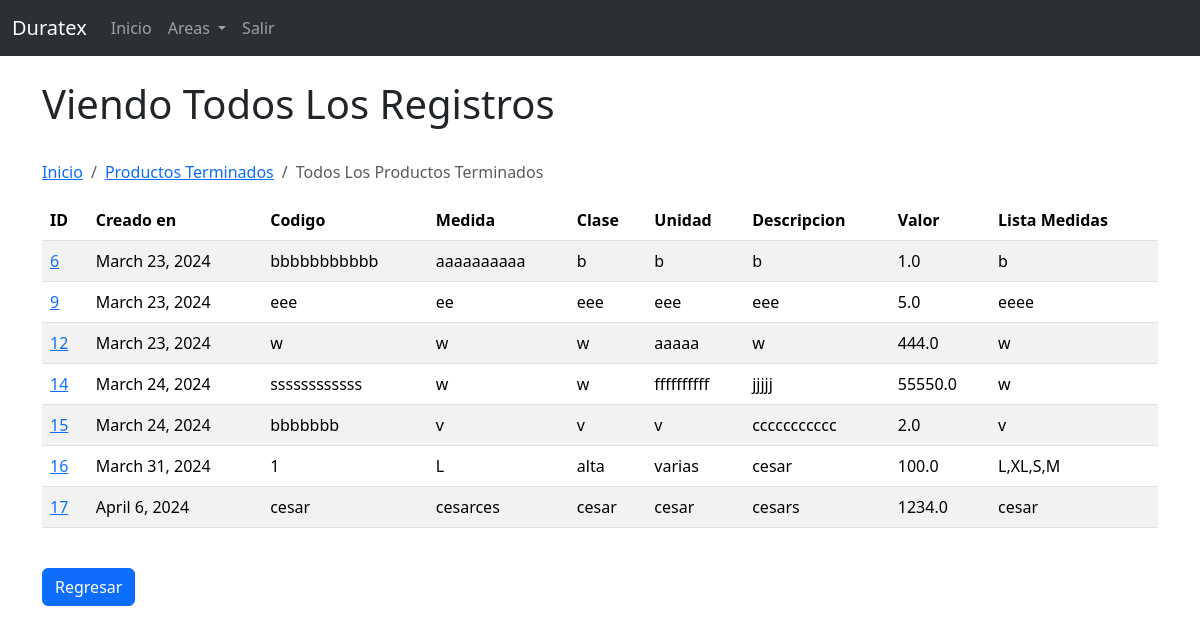
Screenshot of /productos_terminados/registros/ (signed in) with the database file from the repository.
### sfcs/models.py (models this page shows, shortened)
class Almacen(models.Model):
    creado_en = models.DateField(auto_now_add=True)
    codigo = models.CharField(max_length=100)
    medida = models.CharField(max_length=100)
    clase = models.CharField(max_length=100)
    unidad = models.CharField(max_length=100)
    descripcion = models.CharField(max_length=150)
    valor = models.FloatField(max_length=15)
    lista_medidas = models.CharField(max_length=100)
    objects = DataFrameManager()

### sfcs/views.py (the view)
# urls.py: path('productos_terminados/registros/', views.productos_terminados, name='productos_terminados_registros'),
def productos_terminados(request):
    if request.user.is_authenticated:
        registros = Almacen.objects.all()
    else:
        messages.error(request, "Debes de iniciar sesion!")
        print ("no ha iniciado sesion para ver esa pagina")
        return redirect('home')
    return render(request, 'productos_terminados/registro.html', {'registros': registros})

### sfcs/templates/productos_terminados/registro.html (shortened to what this page needs)
{% extends 'base.html' %}
{% block content %}
{% if user.is_authenticated %}
<h1>Viendo Todos Los Registros</h1>
<br/>
<nav aria-label="breadcrumb">
  <ol class="breadcrumb">
    <li class="breadcrumb-item"><a href="{% url 'home' %}"">Inicio</a></li>
    <li class="breadcrumb-item"><a href="{% url 'productos_terminados' %}">Productos Terminados</a></li>
    <li class="breadcrumb-item active" aria-current="page">Todos Los Productos Terminados</li>
  </ol>
</nav>
{% if registros %}
<table class="table table-striped table-hover">
  <thead>
    <tr>
      <th scope="col">ID</th>
      <th scope="col">Creado en</th>
      <th scope="col">Codigo</th>
      <th scope="col">Medida</th>
      <th scope="col">Clase</th>
      <th scope="col">Unidad</th>
      <th scope="col">Descripcion</th>
      <th scope="col">Valor</th>
      <th scope="col">Lista Medidas</th>
    </tr>
  </thead>
  <tbody>
    {% for registro in registros %}
    <tr>
      <td><a href="{% url 'productos_terminados_registro' registro.id %}"">{{ registro.id }}</a></td>
      <td>{{ registro.creado_en }}</td>
      <td>{{ registro.codigo }}</td>
      <td>{{ registro.medida }}</td>
      <td>{{ registro.clase }}</td>
      <td>{{ registro.unidad }}</td>
      <td>{{ registro.descripcion }}</td>
      <td>{{ registro.valor }}</td>
      <td>{{ registro.lista_medidas }}</td>
    </tr>
    {% endfor %}
  </tbody>
</table>
{% endif %}
<br/>
<a href="{% url 'productos_terminados' %}" class="btn btn-primary">Regresar</a>
<br/>
{% endif %}
{% endblock %}

### rows the page displays
Almacen: id "6", creado_en "March 23, 2024", codigo "bbbbbbbbbbb", medida "aaaaaaaaaa", clase "b", unidad "b", descripcion "b", valor "1.0", lista_medidas "b"
Almacen: id "9", creado_en "March 23, 2024", codigo "eee", medida "ee", clase "eee", unidad "eee", descripcion "eee", valor "5.0", lista_medidas "eeee"
Almacen: id "12", creado_en "March 23, 2024", codigo "w", medida "w", clase "w", unidad "aaaaa", descripcion "w", valor "444.0", lista_medidas "w"
Almacen: id "14", creado_en "March 24, 2024", codigo "ssssssssssss", medida "w", clase "w", unidad "ffffffffff", descripcion "jjjjj", valor "55550.0", lista_medidas "w"
Almacen: id "15", creado_en "March 24, 2024", codigo "bbbbbbb", medida "v", clase "v", unidad "v", descripcion "ccccccccccc", valor "2.0", lista_medidas "v"
Almacen: id "16", creado_en "March 31, 2024", codigo "1", medida "L", clase "alta", unidad "varias", descripcion "cesar", valor "100.0", lista_medidas "L,XL,S,M"
Almacen: id "17", creado_en "April 6, 2024", codigo "cesar", medida "cesarces", clase "cesar", unidad "cesar", descripcion "cesars", valor "1234.0", lista_medidas "cesar"
